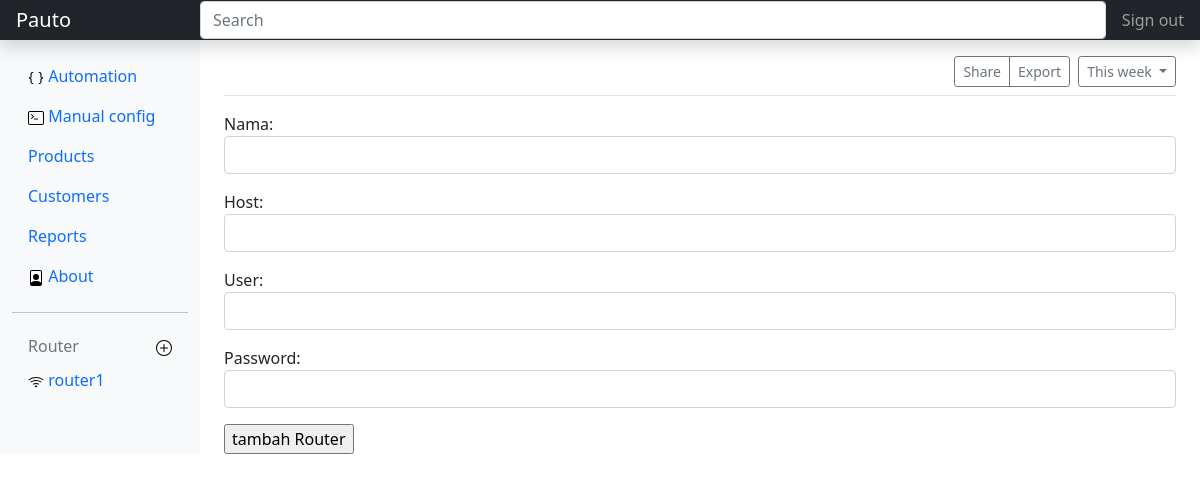
Page /addrouter (signed in) on the earlier database version.
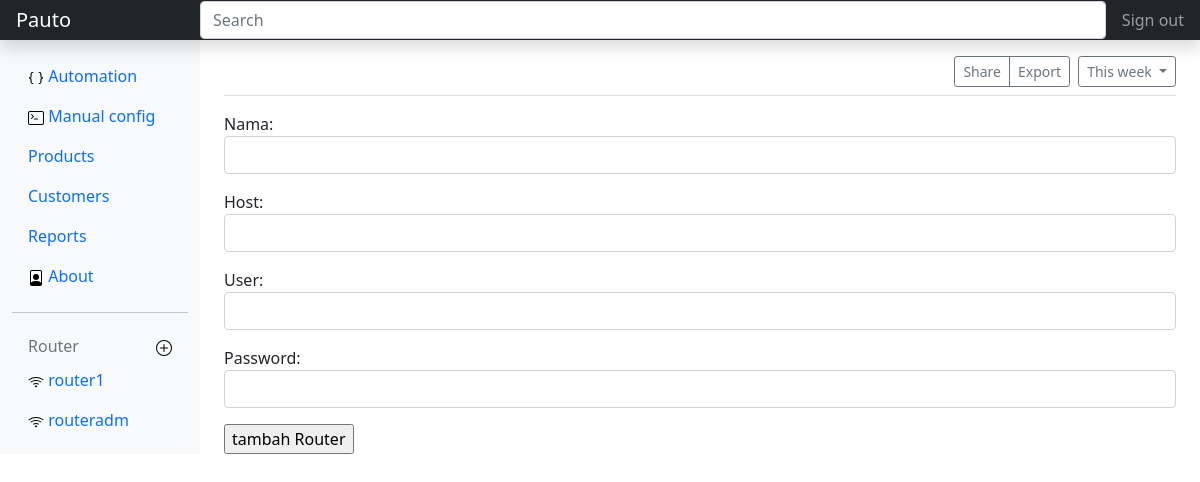
Same page on the later database version.
### netauto/models.py (models this page shows, shortened)
class Routerm(models.Model):
    nama = models.CharField(max_length=50)
    host = models.CharField(max_length=50)
    user = models.CharField(max_length=30)
    password = models.CharField(max_length=50,blank=True)
    pub_date = models.DateField(auto_now=True)
    pass

### netauto/views.py (the view)
# urls.py: path('addrouter',views.addrouter, name='addrouter'),
@login_required(login_url=settings.LOGIN_URL)
def addrouter(request):
    router=Routerm.objects.all()
    form = RoutermForm
    context = {
        'formk' : form,
        'router': router
    }
    return render(request, "addrouter.html", context)
    pass

### netauto/templates/addrouter.html (shortened to what this page needs)
{% extends 'base.html' %}
{% load static %}
{% block content %}
    <form action="{% url 'addr' %}" method="post">
        {{formk.as_p}}
        <input type="submit" value="tambah Router">
    </form>
{% endblock content %}
{% block router %}
   {% for router in router %}
        <li class="nav-item">
        <a class="nav-link" href="{% url 'router' router.id %}">
            <img src="{% static 'icons/wifi.svg' %}" alt="">
            {{router.nama}}
        </a>
    </li>
    {% endfor %}
{% endblock router %}

### templates/base.html (shortened to what this page needs)
{% load static %}
<!DOCTYPE html>
<html lang="en">
  <head>
    <link
      href="https://cdn.jsdelivr.net/npm/bootstrap@5.0.0-beta1/dist/css/bootstrap.min.css"
      rel="stylesheet"
    />
    <link rel="stylesheet" href="{% static 'css/gaya.css' %}" />
    <link rel="stylesheet" href="{% static 'css/gaya.css' %}" />
  </head>
  <body>
    <header
      class="navbar navbar-dark sticky-top bg-dark flex-md-nowrap p-0 shadow"
    >
      <a class="navbar-brand col-md-3 col-lg-2 me-0 px-3 ml-5" href="{% url 'show' %}"
        >Pauto</a
      >
      <input
        class="form-control form-control-dark w-100"
        type="text"
        placeholder="Search"
        aria-label="Search"
      />
      <ul class="navbar-nav px-3">
        <li class="nav-item text-nowrap">
          <a class="nav-link" href="{% url 'logout' %}">Sign out</a>
        </li>
      </ul>
    </header>
    <div class="container-fluid">
      <div class="row">
        <nav
          id="sidebarMenu"
          class="col-md-3 col-lg-2 d-md-block bg-light sidebar collapse"
        >
          <div class="position-sticky pt-3">
            <ul class="nav flex-column">
              <li class="nav-item">
                <a class="nav-link active" aria-current="page" href="{% url 'show' %}">
                <img src="{% static 'icons/braces.svg' %}" alt="">
                  Automation
                </a>
              </li>
              <li class="nav-item">
                <a class="nav-link" href="#">
                <img src="{% static 'icons/terminal.svg' %}" alt="">
                  Manual config
                </a>
              </li>
              <li class="nav-item">
                <a class="nav-link" href="#">
                  Products
                </a>
              </li>
              <li class="nav-item">
                <a class="nav-link" href="#">
                  Customers
                </a>
              </li>
              <li class="nav-item">
                <a class="nav-link" href="#">
                  Reports
                </a>
              </li>
              <li class="nav-item">
                <a class="nav-link" href="https://github.com/cecep31/netauto">
                  <img src="{% static 'icons/file-person.svg' %}" alt="">
                 About
                </a>
              </li>
            </ul>
            <hr>
            <h6 class="sidebar-heading d-flex justify-content-between align-items-center px-3 mt-4 mb-1 text-muted">
              <span> Router</span>
              <a class="link-secondary" href="{% url 'addrouter' %}" aria-label="Add a new report">
                <img src="{% static 'icons/plus-circle.svg' %}" alt="">
              </a>
            </h6>
            <ul class="nav flex-column mb-2">
              {% block router %}
              {% endblock router %}
            </ul>
          </div>
        </nav>
        <main class="col-md-9 ms-sm-auto col-lg-10 px-md-4">
          <div
            class="d-flex justify-content-between flex-wrap flex-md-nowrap align-items-center pt-3 pb-2 mb-3 border-bottom"
          >
            <div class="btn-toolbar mb-2 mb-md-0">
              <div class="btn-group me-2">
                <button type="button" class="btn btn-sm btn-outline-secondary">
                  Share
                </button>
                <button type="button" class="btn btn-sm btn-outline-secondary">
                  Export
                </button>
              </div>
              <button
                type="button"
                class="btn btn-sm btn-outline-secondary dropdown-toggle"
              >
                This week
              </button>
            </div>
          </div>
          {% block content %}
          {% endblock content %}
        </main>
      </div>
    </div>
  </body>
</html>

Differences in the rows shown:
added Routerm: nama "routeradm"
